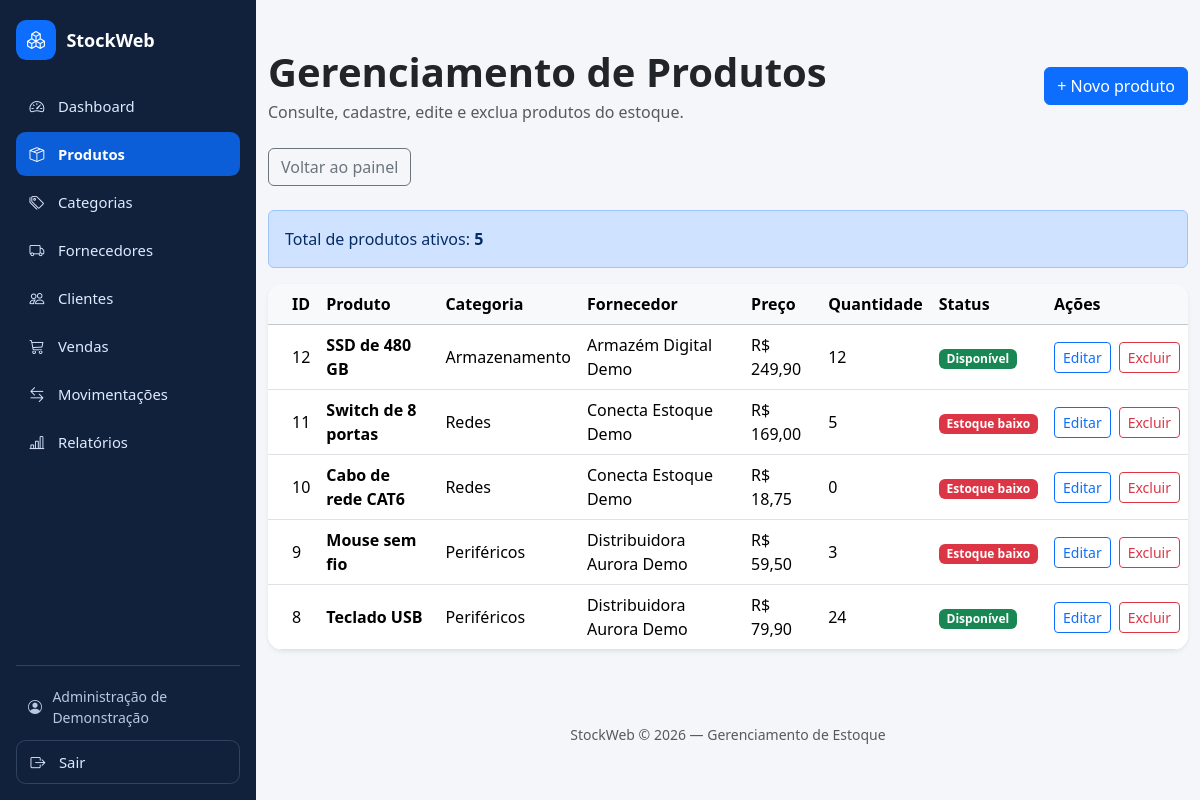
The app's page /produtos.php (signed in) with its own data.
### tables this page shows
CREATE TABLE `produtos` (
  `id` int NOT NULL AUTO_INCREMENT,
  `nome` varchar(150) NOT NULL,
  `descricao` text,
  `preco` decimal(10,2) NOT NULL,
  `quantidade` int NOT NULL DEFAULT '0',
  `estoque_minimo` int NOT NULL DEFAULT '5',
  `categoria_id` int NOT NULL,
  `fornecedor_id` int NOT NULL,
  `ativo` tinyint(1) NOT NULL DEFAULT '1',
  PRIMARY KEY (`id`),
  KEY `fk_produto_categoria` (`categoria_id`),
  KEY `fk_produto_fornecedor` (`fornecedor_id`),
  CONSTRAINT `fk_produto_categoria` FOREIGN KEY (`categoria_id`) REFERENCES `categorias` (`id`),
  CONSTRAINT `fk_produto_fornecedor` FOREIGN KEY (`fornecedor_id`) REFERENCES `fornecedores` (`id`),
  CONSTRAINT `chk_produto_preco` CHECK ((`preco` >= 0)),
  CONSTRAINT `chk_produto_quantidade` CHECK ((`quantidade` >= 0))
);

CREATE TABLE `categorias` (
  `id` int NOT NULL AUTO_INCREMENT,
  `nome` varchar(100) NOT NULL,
  `descricao` text,
  PRIMARY KEY (`id`),
  UNIQUE KEY `nome` (`nome`)
);

CREATE TABLE `fornecedores` (
  `id` int NOT NULL AUTO_INCREMENT,
  `nome` varchar(150) NOT NULL,
  `cnpj` varchar(14) NOT NULL,
  `email` varchar(150) DEFAULT NULL,
  `telefone` varchar(20) DEFAULT NULL,
  PRIMARY KEY (`id`),
  UNIQUE KEY `cnpj` (`cnpj`)
);

### public/produtos.php (the view, shortened to what this page needs)
<?php
require_once '/var/www/stockweb/config/database.php';
$stmt = $pdo->query("
    SELECT
        p.id,
        p.nome,
        p.preco,
        p.quantidade,
        p.estoque_minimo,
        c.nome AS categoria,
        f.nome AS fornecedor
    FROM produtos p
    INNER JOIN categorias c
        ON p.categoria_id = c.id
    INNER JOIN fornecedores f
        ON p.fornecedor_id = f.id
    WHERE p.ativo = 1
    ORDER BY p.id DESC
");
$produtos = $stmt->fetchAll(PDO::FETCH_ASSOC);
function e($valor) {
    return htmlspecialchars(
        (string) $valor,
        ENT_QUOTES,
        'UTF-8'
    );
}
require_once '/var/www/stockweb/includes/layout.php';
?>
<!DOCTYPE html>
<html lang="pt-BR">
<head>
    <link
        href="https://cdn.jsdelivr.net/npm/bootstrap@5.3.3/dist/css/bootstrap.min.css"
        rel="stylesheet"
    >
</head>
<body>
    <main class="container py-5">
        <div class="d-flex flex-wrap justify-content-between
                    align-items-center gap-3 mb-4">
            <div>
                <h1 class="fw-bold mb-1">
                    Gerenciamento de Produtos
                </h1>
                <p class="text-muted mb-0">
                    Consulte, cadastre, edite e exclua produtos do estoque.
                </p>
            </div>
            <a href="produto_novo.php"
               class="btn btn-primary">
                + Novo produto
            </a>
        </div>
        <div class="mb-4">
            <a href="dashboard.php"
               class="btn btn-outline-secondary">
                Voltar ao painel
            </a>
        </div>
        <div class="alert alert-primary">
            Total de produtos ativos:
            <strong>
                <?= count($produtos) ?>
            </strong>
        </div>
        <div class="card table-card shadow-sm">
            <div class="card-body p-0">
                <div class="table-responsive">
                    <table class="table table-hover align-middle mb-0">
                        <thead class="table-light">
                            <tr>
                                <th class="ps-4">ID</th>
                                <th>Produto</th>
                                <th>Categoria</th>
                                <th>Fornecedor</th>
                                <th>Preço</th>
                                <th>Quantidade</th>
                                <th>Status</th>
                                <th>Ações</th>
                            </tr>
                        </thead>
                        <tbody>
                            <?php if (empty($produtos)): ?>
                                <tr>
                                    <td colspan="8"
                                        class="text-center py-4">
                                        Nenhum produto cadastrado.
                                    </td>
                                </tr>
                            <?php else: ?>
                                <?php foreach ($produtos as $produto): ?>
                                    <?php
                                    $estoqueBaixo =
                                        (int) $produto['quantidade']
                                        <= (int) $produto['estoque_minimo'];
                                    ?>
                                    <tr>
                                        <td class="ps-4">
                                            <?= (int) $produto['id'] ?>
                                        </td>
                                        <td class="fw-semibold">
                                            <?= e($produto['nome']) ?>
                                        </td>
                                        <td>
                                            <?= e($produto['categoria']) ?>
                                        </td>
                                        <td>
                                            <?= e($produto['fornecedor']) ?>
                                        </td>
                                        <td>
                                            R$
                                            <?= number_format(
                                                (float) $produto['preco'],
                                                2,
                                                ',',
                                                '.'
                                            ) ?>
                                        </td>
                                        <td>
                                            <?= (int) $produto['quantidade'] ?>
                                        </td>
                                        <td>
                                            <?php if ($estoqueBaixo): ?>
                                                <span class="badge bg-danger">
                                                    Estoque baixo
                                                </span>
                                            <?php else: ?>
                                                <span class="badge bg-success">
                                                    Disponível
                                                </span>
                                            <?php endif; ?>
                                        </td>
                                        <td>
                                            <div class="acoes">
                                                <a
                                                    href="produto_editar.php?id=<?= (int) $produto['id'] ?>"
                                                    class="btn btn-outline-primary btn-sm"
                                                >
                                                    Editar
                                                </a>
                                                <form
                                                    action="produto_excluir.php"
                                                    method="POST"
                                                    onsubmit="return confirm('Tem certeza que deseja excluir este produto?');"
                                                >
                                                    <button
                                                        type="submit"
                                                        class="btn btn-outline-danger btn-sm"
                                                    >
                                                        Excluir
                                                    </button>
                                                </form>
                                            </div>
                                        </td>
                                    </tr>
                                <?php endforeach; ?>
                            <?php endif; ?>
                        </tbody>
                    </table>
                </div>
            </div>
        </div>
    </main>
    <footer class="text-center text-muted py-4">
        <small>
            StockWeb © 2026 — Gerenciamento de Estoque
        </small>
    </footer>
</body>
</html>

### public/assets/css/sidebar.css (style rules this page uses)
:root { --stockweb-sidebar-width: 16rem; --stockweb-sidebar-bg: #11213c; --stockweb-sidebar-border: #31435f; --stockweb-sidebar-accent: #0d6efd; }

### public/produtos.php (style rules this page uses)
body { background-color: #f4f6fa; }
.table-card { border: none; border-radius: 15px; overflow: hidden; }
.table th { white-space: nowrap; }
.table td { vertical-align: middle; }
.acoes { display: flex; align-items: center; gap: 8px; }
.acoes form { margin: 0; }
.acoes .btn { white-space: nowrap; }

### records on screen
produtos: id "12", nome "SSD de 480 GB", categoria.nome "Armazenamento", fornecedor.nome "Armazém Digital Demo", preco "249,90", quantidade "12", estoque_minimo "Disponível"
produtos: id "11", nome "Switch de 8 portas", categoria.nome "Redes", fornecedor.nome "Conecta Estoque Demo", preco "169,00", quantidade "5", estoque_minimo "Estoque baixo"
produtos: id "10", nome "Cabo de rede CAT6", categoria.nome "Redes", fornecedor.nome "Conecta Estoque Demo", preco "18,75", quantidade "0", estoque_minimo "Estoque baixo"
produtos: id "9", nome "Mouse sem fio", categoria.nome "Periféricos", fornecedor.nome "Distribuidora Aurora Demo", preco "59,50", quantidade "3", estoque_minimo "Estoque baixo"
produtos: id "8", nome "Teclado USB", categoria.nome "Periféricos", fornecedor.nome "Distribuidora Aurora Demo", preco "79,90", quantidade "24", estoque_minimo "Disponível"

### other values on screen
$rotulo "Dashboard"
$rotulo "Produtos"
$rotulo "Categorias"
$rotulo "Fornecedores"
$rotulo "Clientes"
$rotulo "Vendas"
$rotulo "Movimentações"
$rotulo "Relatórios"
$nomeUsuario "Administração de Demonstração"
count($produtos) "5"
